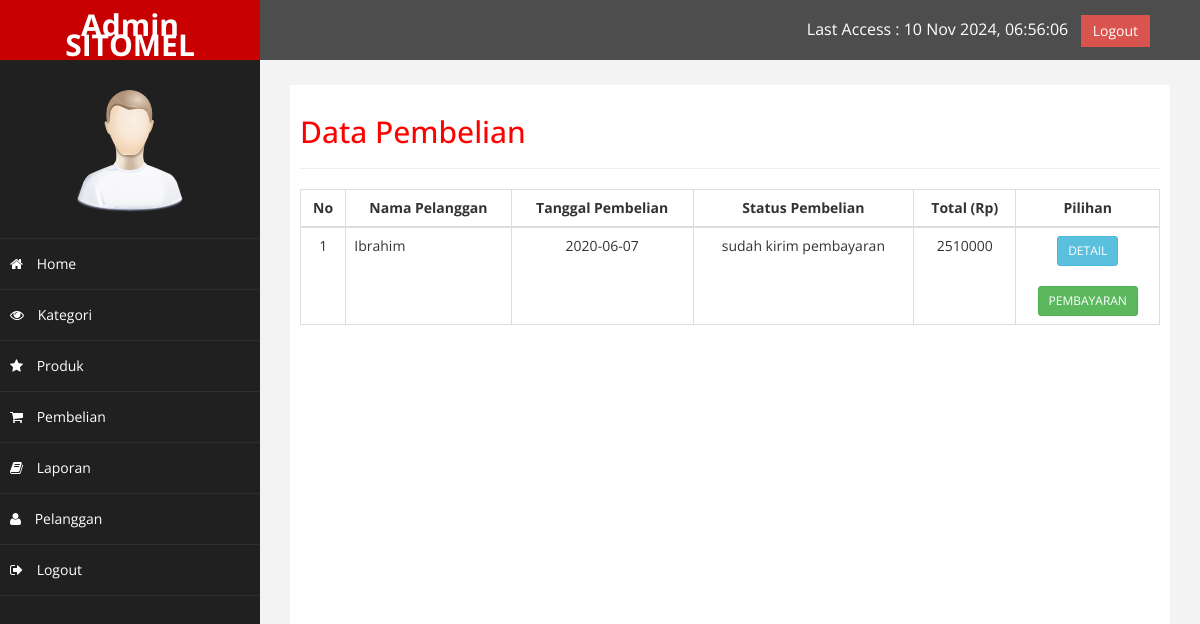
Page /admin/index.php?halaman=pembelian (signed in) on the committed database.
### tables this page shows
CREATE TABLE `pembelian` (
  `id_pembelian` int(11) NOT NULL,
  `id_pelanggan` int(11) NOT NULL,
  `id_ongkir` int(11) NOT NULL,
  `tanggal_pembelian` date NOT NULL,
  `total_pembelian` int(11) NOT NULL,
  `nama_kota` varchar(100) NOT NULL,
  `tarif` int(11) NOT NULL,
  `alamat_pengiriman` text NOT NULL,
  `status_pembelian` varchar(100) NOT NULL DEFAULT 'pending',
  `resi_pengiriman` varchar(50) NOT NULL
);

CREATE TABLE `pelanggan` (
  `id_pelanggan` int(11) NOT NULL,
  `email_pelanggan` varchar(100) NOT NULL,
  `password_pelanggan` varchar(50) NOT NULL,
  `nama_pelanggan` varchar(100) NOT NULL,
  `telepon_pelanggan` varchar(25) NOT NULL,
  `alamat_pelanggan` text NOT NULL
);

### admin/pembelian.php (the view)
<h2>Data Pembelian</h2><hr>
<table class="table table-bordered">
	<thead>
		<tr>
			<th><center>No</center></th>
			<th><center>Nama Pelanggan</center></th>
			<th><center>Tanggal Pembelian</center></th>
			<th><center>Status Pembelian</center></th>
			<th><center>Total (Rp)</center></th>
			<th><center>Pilihan</center></th>
		</tr>
	</thead>
	<tbody>
		<?php $nomor=1; ?>
		<?php $ambil=$koneksi->query("SELECT * FROM pembelian JOIN pelanggan ON pembelian.id_pelanggan=pelanggan.id_pelanggan"); ?>
		<?php while($pecah=$ambil->fetch_assoc()){ ?>
		<tr>
			<td><center><?php echo $nomor; ?></center></td>
			<td><?php echo $pecah['nama_pelanggan']; ?></td></td>
			<td><center><?php echo $pecah['tanggal_pembelian']; ?></center></td>
			<td><center><?php echo $pecah['status_pembelian']; ?></center></td>
			<td><center><?php echo $pecah['total_pembelian']; ?></center></td>
			<td><center>
				<a href="index.php?halaman=detail&id=<?php echo $pecah['id_pembelian']; ?>" class="btn btn-info btn-sm">DETAIL</a></center><br>
				<?php if ($pecah['status_pembelian']!=="pending"): ?>
				<center><a href="index.php?halaman=pembayaran&id=<?php echo $pecah['id_pembelian'] ?>" class="btn btn-success btn-sm">PEMBAYARAN</a></center>
				<?php endif ?>
			</td>
		</tr>
		<?php $nomor++; ?>
		<?php } ?>
	</tbody>
</table>

### admin/assets/css/custom.css (style rules this page uses)
body { font-family: 'Open Sans', sans-serif; }
h2 { color: #f00; }

### rows in the picture
pembelian: id_pelanggan.nama_pelanggan "Ibrahim", tanggal_pembelian "2020-06-07", status_pembelian "sudah kirim pembayaran", total_pembelian "2510000"
